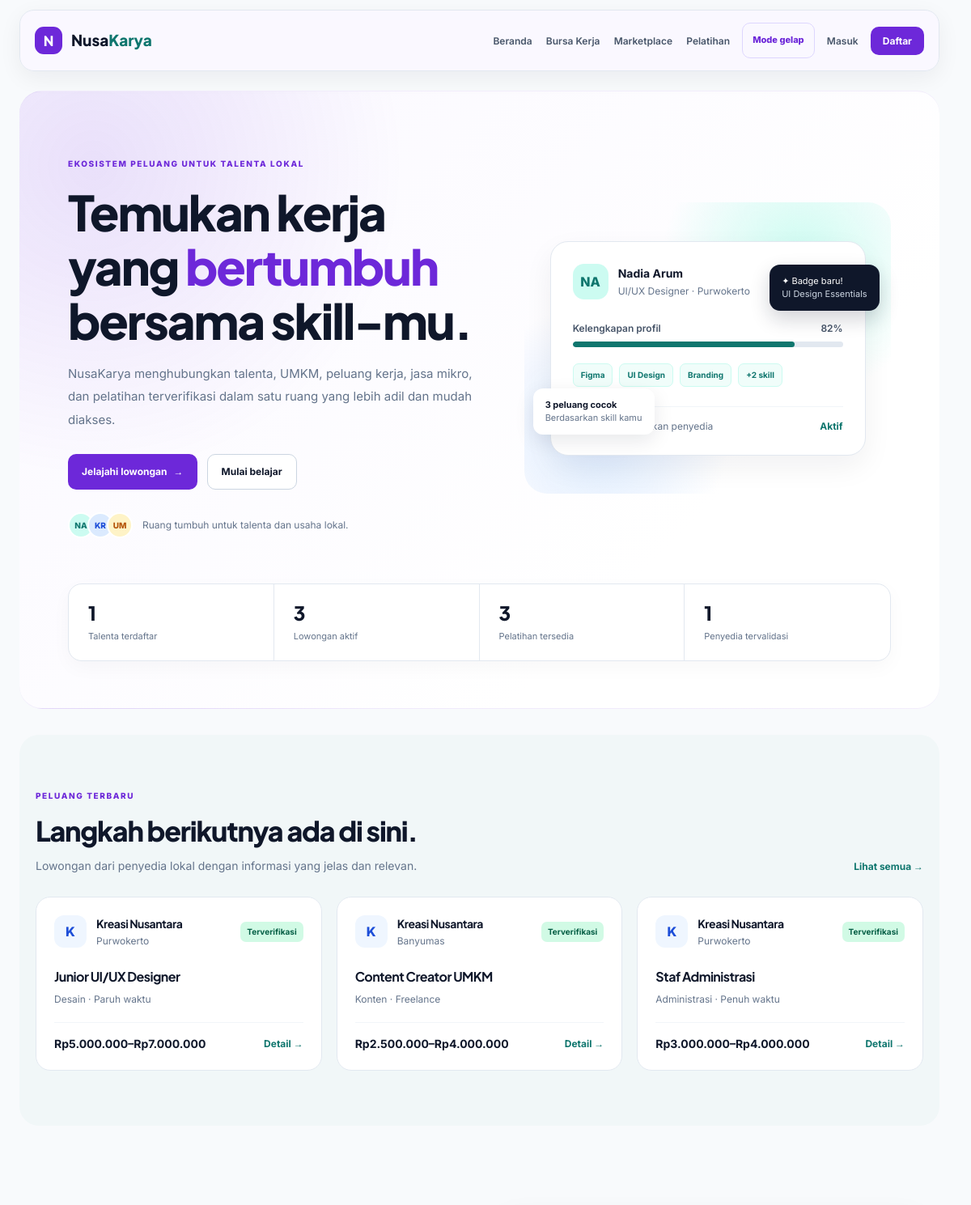
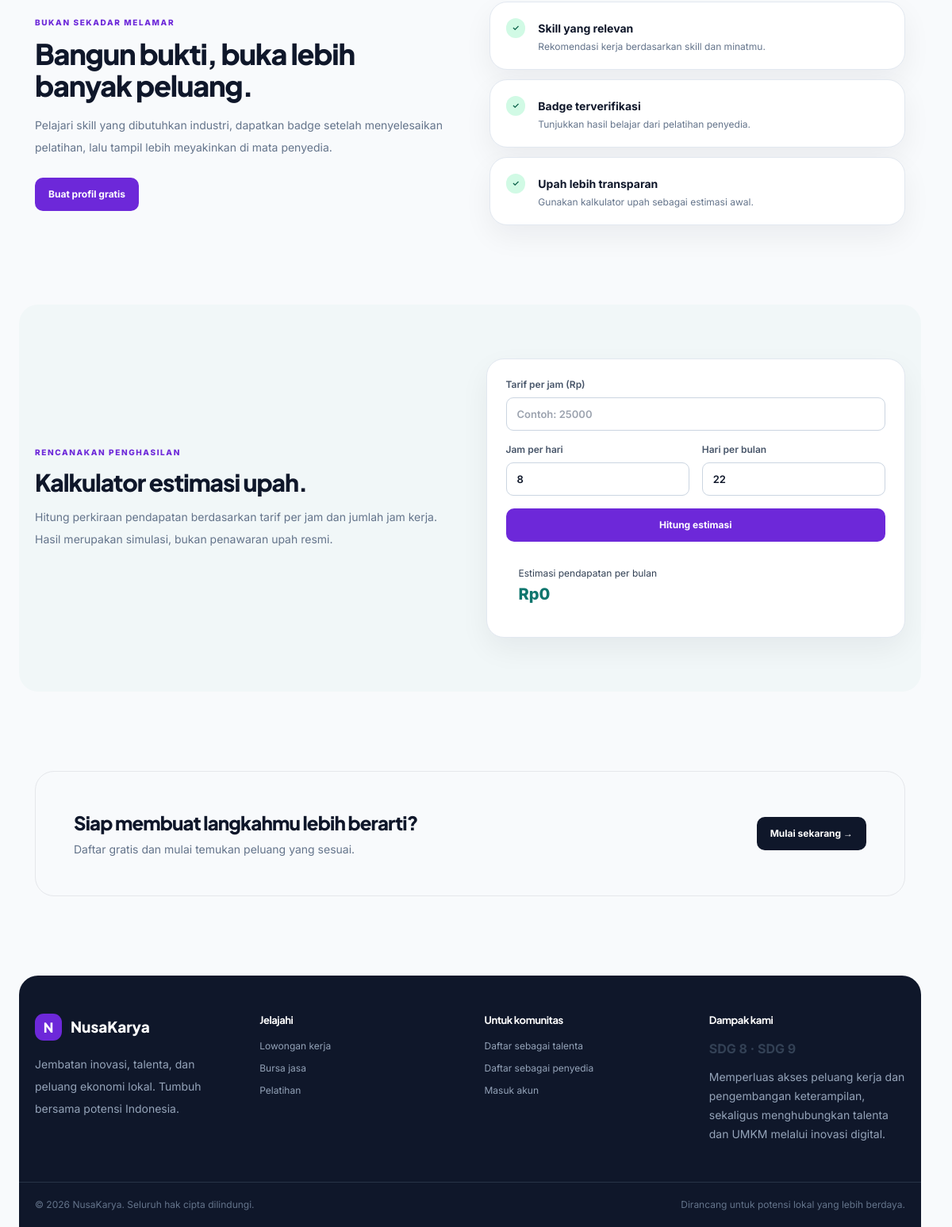
The page / on the database its author committed (2 pictures, top to bottom).
### tables this page shows
CREATE TABLE IF NOT EXISTS users (
  id BIGINT UNSIGNED AUTO_INCREMENT PRIMARY KEY,
  nama VARCHAR(120) NOT NULL,
  email VARCHAR(160) NOT NULL UNIQUE,
  password VARCHAR(255) NOT NULL,
  role ENUM('admin','penyedia','pekerja') NOT NULL DEFAULT 'pekerja',
  telepon VARCHAR(25) DEFAULT NULL,
  lokasi VARCHAR(120) DEFAULT NULL,
  deskripsi TEXT DEFAULT NULL,
  skills TEXT DEFAULT NULL,
  is_verified TINYINT(1) NOT NULL DEFAULT 0,
  created_at TIMESTAMP NOT NULL DEFAULT CURRENT_TIMESTAMP,
  updated_at TIMESTAMP NULL DEFAULT NULL ON UPDATE CURRENT_TIMESTAMP,
  INDEX idx_users_role (role),
  INDEX idx_users_lokasi (lokasi)
);

CREATE TABLE IF NOT EXISTS lowongan (
  id BIGINT UNSIGNED AUTO_INCREMENT PRIMARY KEY,
  penyedia_id BIGINT UNSIGNED NOT NULL,
  judul VARCHAR(160) NOT NULL,
  kategori ENUM('Desain','Konten','Teknologi','Administrasi','Lainnya') NOT NULL DEFAULT 'Lainnya',
  jenis_pekerjaan VARCHAR(60) NOT NULL DEFAULT 'Penuh waktu',
  lokasi VARCHAR(120) NOT NULL,
  gaji_min DECIMAL(14,2) DEFAULT NULL,
  gaji_max DECIMAL(14,2) DEFAULT NULL,
  deskripsi TEXT NOT NULL,
  persyaratan TEXT DEFAULT NULL,
  batas_lamaran DATE DEFAULT NULL,
  status ENUM('Aktif','Ditutup') NOT NULL DEFAULT 'Aktif',
  created_at TIMESTAMP NOT NULL DEFAULT CURRENT_TIMESTAMP,
  CONSTRAINT fk_lowongan_penyedia FOREIGN KEY (penyedia_id) REFERENCES users(id) ON DELETE CASCADE,
  INDEX idx_lowongan_filter (status, kategori, lokasi)
);

### config/koneksi.php (called while the page is built, shortened)
<?php
$host = 'localhost';
$db   = 'db_nusakarya';
$user = 'root';
$pass = '';
try {
    $mysqli = new mysqli($host, $user, $pass, $db);
    $mysqli->set_charset('utf8mb4');
    require_once __DIR__ . '/database.php';
    $pdo = new Database($mysqli);
} catch (mysqli_sql_exception $e) {
    error_log('Database connection error: ' . $e->getMessage());
    http_response_code(500);
    exit('Koneksi database gagal. Periksa konfigurasi di config/koneksi.php.');
}

### config/database.php (called while the page is built, shortened)
<?php
class Database
{
    private mysqli $connection;
    public function __construct(mysqli $connection) { $this->connection = $connection; }
    public function query(string $sql): DatabaseStatement
    {
        $result = $this->connection->query($sql);
        return new DatabaseStatement(null, $result);
    }
}
class DatabaseStatement
{
    private ?mysqli_result $result;
    public function __construct(?mysqli_stmt $statement, ?mysqli_result $result = null, array $parameterNames = [])
    { $this->statement=$statement; $this->result=$result; $this->parameterNames=$parameterNames; }
    public function fetchAll(): array { return $this->result instanceof mysqli_result?$this->result->fetch_all(MYSQLI_ASSOC):[]; }
    public function fetchColumn(int $column=0): mixed {
        $row=$this->result->fetch_row(); return is_array($row)&&array_key_exists($column,$row)?$row[$column]:false;
    }
    public function close(): void {
        if ($this->result instanceof mysqli_result) { $this->result->free(); $this->result=null; }
    }
}

### config/functions.php (called while the page is built, shortened)
<?php
function e(?string $value): string
{
    return htmlspecialchars((string) $value, ENT_QUOTES, "UTF-8");
}
function rupiah($value): string
{
    return "Rp" . number_format((float) $value, 0, ",", ".");
}

### index.php (the view, shortened to what this page needs)
<?php
require_once __DIR__ . '/config/koneksi.php';
require_once __DIR__ . '/config/functions.php';
$jobs = $pdo->query("SELECT l.*, u.nama AS penyedia, u.is_verified FROM lowongan l JOIN users u ON u.id = l.penyedia_id WHERE l.status = 'Aktif' ORDER BY l.created_at DESC LIMIT 3")->fetchAll();
$stats = [
    'talenta'   => (int)$pdo->query("SELECT COUNT(*) FROM users WHERE role = 'pekerja'")->fetchColumn(),
    'lowongan'  => (int)$pdo->query("SELECT COUNT(*) FROM lowongan WHERE status = 'Aktif'")->fetchColumn(),
    'pelatihan' => (int)$pdo->query("SELECT COUNT(*) FROM pelatihan")->fetchColumn(),
    'penyedia'  => (int)$pdo->query("SELECT COUNT(*) FROM users WHERE role = 'penyedia' AND is_verified = 1")->fetchColumn(),
];
require __DIR__ . '/includes/header.php';
?>
<main>
    <section class="hero max-w-6xl mx-auto">
        <div class="hero-grid">
            <div>
                <p class="eyebrow">Ekosistem peluang untuk talenta lokal</p>
                <h1>Temukan kerja yang <span>bertumbuh</span> bersama skill-mu.</h1>
                <p class="hero-copy">NusaKarya menghubungkan talenta, UMKM, peluang kerja, jasa mikro, dan pelatihan terverifikasi dalam satu ruang yang lebih adil dan mudah diakses.</p>
                <div class="flex flex-wrap gap-3 mt-7">
                    <a class="btn-primary" href="<?= BASE_URL ?>/lowongan.php">Jelajahi lowongan <span>→</span></a>
                    <a class="btn-secondary" href="<?= BASE_URL ?>/pelatihan.php">Mulai belajar</a>
                </div>
                <div class="flex items-center gap-3 mt-7 text-xs text-slate-500">
                    <div class="flex -space-x-2">
                        <span class="avatar !w-8 !h-8 !rounded-full border-2 border-white text-[10px]">NA</span>
                        <span class="avatar !w-8 !h-8 !rounded-full !bg-blue-100 !text-blue-700 !rounded-full border-2 border-white text-[10px]">KR</span>
                        <span class="avatar !w-8 !h-8 !rounded-full !bg-amber-100 !text-amber-700 !rounded-full border-2 border-white text-[10px]">UM</span>
                    </div>
                    <span>Ruang tumbuh untuk talenta dan usaha lokal.</span>
                </div>
            </div>
            <div class="profile-stage rounded-[28px]">
                <div class="profile-card">
                    <div class="flex items-center gap-3">
                        <div class="avatar">NA</div>
                        <div>
                            <p class="font-bold text-ink text-sm">Nadia Arum</p>
                            <p class="text-xs text-slate-500 mt-1">UI/UX Designer · Purwokerto</p>
                        </div>
                        <span class="ml-auto badge-green">✓ Terverifikasi</span>
                    </div>
                    <div class="mt-7 flex justify-between text-xs font-semibold text-slate-600">
                        <span>Kelengkapan profil</span>
                        <span>82%</span>
                    </div>
                    <div class="progress mt-2"><span></span></div>
                    <div class="flex flex-wrap gap-2 mt-5">
                        <span class="skill">Figma</span>
                        <span class="skill">UI Design</span>
                        <span class="skill">Branding</span>
                        <span class="skill">+2 skill</span>
                    </div>
                    <div class="border-t border-slate-100 mt-6 pt-4 flex justify-between text-xs">
                        <span class="text-slate-500">Profil siap ditemukan penyedia</span>
                        <span class="font-bold text-teal">Aktif</span>
                    </div>
                    <div class="float-badge">✦ Badge baru!<br><span class="text-slate-300 font-normal">UI Design Essentials</span></div>
                    <div class="float-match"><b class="text-ink">3 peluang cocok</b><br><span class="text-slate-500">Berdasarkan skill kamu</span></div>
                </div>
            </div>
        </div>
        <div class="stats-grid mt-14">
            <div class="stat"><strong><?= number_format($stats['talenta']) ?></strong><span>Talenta terdaftar</span></div>
            <div class="stat"><strong><?= number_format($stats['lowongan']) ?></strong><span>Lowongan aktif</span></div>
            <div class="stat"><strong><?= number_format($stats['pelatihan']) ?></strong><span>Pelatihan tersedia</span></div>
            <div class="stat"><strong><?= number_format($stats['penyedia']) ?></strong><span>Penyedia tervalidasi</span></div>
        </div>
    </section>
    <section class="section section-soft">
        <div class="max-w-6xl mx-auto">
            <div class="section-heading">
                <div>
                    <p class="eyebrow">Peluang terbaru</p>
                    <h2>Langkah berikutnya ada di sini.</h2>
                    <p class="text-sm text-slate-500 mt-2">Lowongan dari penyedia lokal dengan informasi yang jelas dan relevan.</p>
                </div>
                <a class="text-link" href="<?= BASE_URL ?>/lowongan.php">Lihat semua →</a>
            </div>
            <div class="card-grid">
                <?php foreach ($jobs as $job): ?>
                    <article class="job-card">
                        <div class="flex items-center gap-3">
                            <div class="company-icon"><?= e(strtoupper(substr($job['penyedia'], 0, 1))) ?></div>
                            <div>
                                <h3 class="font-bold text-ink text-sm"><?= e($job['penyedia']) ?></h3>
                                <p class="text-xs text-slate-500 mt-1"><?= e($job['lokasi']) ?></p>
                            </div>
                            <?php if ($job['is_verified']): ?>
                                <span class="badge-green ml-auto">Terverifikasi</span>
                            <?php endif; ?>
                        </div>
                        <h3 class="font-bold text-ink mt-6"><?= e($job['judul']) ?></h3>
                        <p class="text-xs text-slate-500 mt-2"><?= e($job['kategori']) ?> · <?= e($job['jenis_pekerjaan']) ?></p>
                        <div class="border-t border-slate-100 mt-5 pt-4 flex justify-between items-center">
                            <b class="text-sm text-ink"><?= rupiah($job['gaji_min']) ?>–<?= rupiah($job['gaji_max']) ?></b>
                            <a class="text-link" href="<?= BASE_URL ?>/detail-lowongan.php?id=<?= (int)$job['id'] ?>">Detail →</a>
                        </div>
                    </article>
                <?php endforeach; ?>
            </div>
        </div>
    </section>
    <section class="section">
        <div class="max-w-6xl mx-auto grid md:grid-cols-2 gap-12 items-center">
            <div>
                <p class="eyebrow">Bukan sekadar melamar</p>
                <h2 class="text-3xl md:text-4xl font-extrabold text-ink mt-3">Bangun bukti, buka lebih banyak peluang.</h2>
                <p class="text-sm leading-7 text-slate-500 mt-4">Pelajari skill yang dibutuhkan industri, dapatkan badge setelah menyelesaikan pelatihan, lalu tampil lebih meyakinkan di mata penyedia.</p>
                <a class="btn-primary mt-6" href="<?= BASE_URL ?>/auth/register.php">Buat profil gratis</a>
            </div>
            <div class="space-y-3">
                <?php foreach ([
                    ['✓', 'Skill yang relevan', 'Rekomendasi kerja berdasarkan skill dan minatmu.'],
                    ['✓', 'Badge terverifikasi', 'Tunjukkan hasil belajar dari pelatihan penyedia.'],
                    ['✓', 'Upah lebih transparan', 'Gunakan kalkulator upah sebagai estimasi awal.']
                ] as $item): ?>
                    <div class="surface-card p-5 flex gap-4 items-start">
                        <span class="badge-green !rounded-full"><?= $item[0] ?></span>
                        <div>
                            <b class="text-sm text-ink"><?= $item[1] ?></b>
                            <p class="text-xs text-slate-500 mt-1"><?= $item[2] ?></p>
                        </div>
                    </div>
                <?php endforeach; ?>
            </div>
        </div>
    </section>
    <section class="section section-soft">
        <div class="max-w-6xl mx-auto grid md:grid-cols-2 gap-10 items-center">
            <div>
                <p class="eyebrow">Rencanakan penghasilan</p>
                <h2 class="text-3xl font-extrabold text-ink mt-3">Kalkulator estimasi upah.</h2>
                <p class="text-sm text-slate-500 leading-7 mt-3">Hitung perkiraan pendapatan berdasarkan tarif per jam dan jumlah jam kerja. Hasil merupakan simulasi, bukan penawaran upah resmi.</p>
            </div>
            <form id="wageCalculator" class="surface-card p-6 grid grid-cols-2 gap-4">
                <label class="text-xs font-semibold text-slate-600 col-span-2">Tarif per jam (Rp)
                    <input id="rateHour" class="form-control mt-2" type="number" min="1" placeholder="Contoh: 25000" required>
                </label>
                <label class="text-xs font-semibold text-slate-600">Jam per hari
                    <input id="hoursDay" class="form-control mt-2" type="number" min="1" max="24" value="8" required>
                </label>
                <label class="text-xs font-semibold text-slate-600">Hari per bulan
                    <input id="daysMonth" class="form-control mt-2" type="number" min="1" max="31" value="22" required>
                </label>
                <button class="btn-primary col-span-2" type="submit">Hitung estimasi</button>
                <div class="col-span-2 bg-teal-50 rounded-xl p-4">
                    <p class="text-xs text-teal-800">Estimasi pendapatan per bulan</p>
                    <p id="wageResult" class="text-xl font-extrabold text-teal mt-1">Rp0</p>
                </div>
            </form>
        </div>
    </section>
    <section class="section">
        <div class="max-w-6xl mx-auto rounded-3xl bg-teal-50 border border-teal-100 p-8 md:p-12 flex flex-col md:flex-row items-center justify-between gap-5">
            <div>
                <h2 class="text-2xl font-extrabold text-ink">Siap membuat langkahmu lebih berarti?</h2>
                <p class="text-sm text-slate-500 mt-2">Daftar gratis dan mulai temukan peluang yang sesuai.</p>
            </div>
            <a href="<?= BASE_URL ?>/auth/register.php" class="btn-primary !bg-ink">Mulai sekarang →</a>
        </div>
    </section>
</main>
<?php require __DIR__ . '/includes/footer.php'; ?>

### rows shown on the page
users: is_verified "1"
lowongan: id "3", penyedia.nama "K", penyedia.nama "Kreasi Nusantara", lokasi "Purwokerto", judul "Staf Administrasi", kategori "Administrasi", jenis_pekerjaan "Penuh waktu", gaji_min "Rp3.000.000", gaji_max "Rp4.000.000"
lowongan: penyedia.nama "K", penyedia.nama "Kreasi Nusantara", lokasi "Purwokerto", judul "Junior UI/UX Designer", kategori "Desain", jenis_pekerjaan "Paruh waktu", gaji_min "Rp5.000.000", gaji_max "Rp7.000.000"
lowongan: penyedia.nama "K", penyedia.nama "Kreasi Nusantara", lokasi "Banyumas", judul "Content Creator UMKM", kategori "Konten", jenis_pekerjaan "Freelance", gaji_min "Rp2.500.000", gaji_max "Rp4.000.000"

### other values the page prints
$item[0] "✓"
$item[1] "Skill yang relevan"
$item[2] "Rekomendasi kerja berdasarkan skill dan minatmu."
$item[1] "Badge terverifikasi"
$item[2] "Tunjukkan hasil belajar dari pelatihan penyedia."
$item[1] "Upah lebih transparan"
$item[2] "Gunakan kalkulator upah sebagai estimasi awal."
